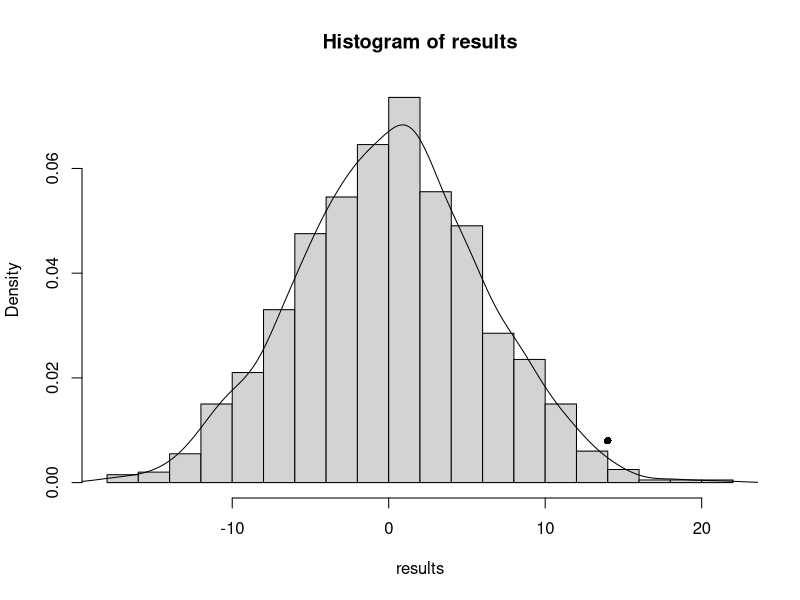

This figure's R source:
# 置换检验的一个例子，来自参考链接
a<-c(24,43,58,67,61,44,67,49,59,52,62,50,42,43,65,26,33,41,19,54,42,20,17,60,37,42,55,28) #生成 28 个数据
group<-factor(c(rep("A",12),rep("B",16))) # A,B 分别重复 12,16 次 
data<-data.frame(group,a)  #合并成数据框
find.mean<-function(x){    #计算 A,B 标签对应数据的均值差
mean(x[group=="A",2])-mean(x[group=="B",2])  
}
mean_obs = find.mean(data) #计算实际数据的均值差
results<-replicate(999,find.mean(data.frame(group,sample(data[,2]))))    #随机打乱 28 个数据，赋予标签 A,B，计算对应的均值差，重复 999 次
p.value<-length(results[results>mean(data[group=="A",2])-mean(data[group=="B",2])])/1000 #统计大于实际均值差的均值比例；
hist(results,breaks=20,prob=TRUE)  #画图
lines(density(results))   #加拟合线
points(mean_obs, p.value, pch=16)  # 画出实际均值差为横坐标，对应 P 值为纵坐标的实心点
  
